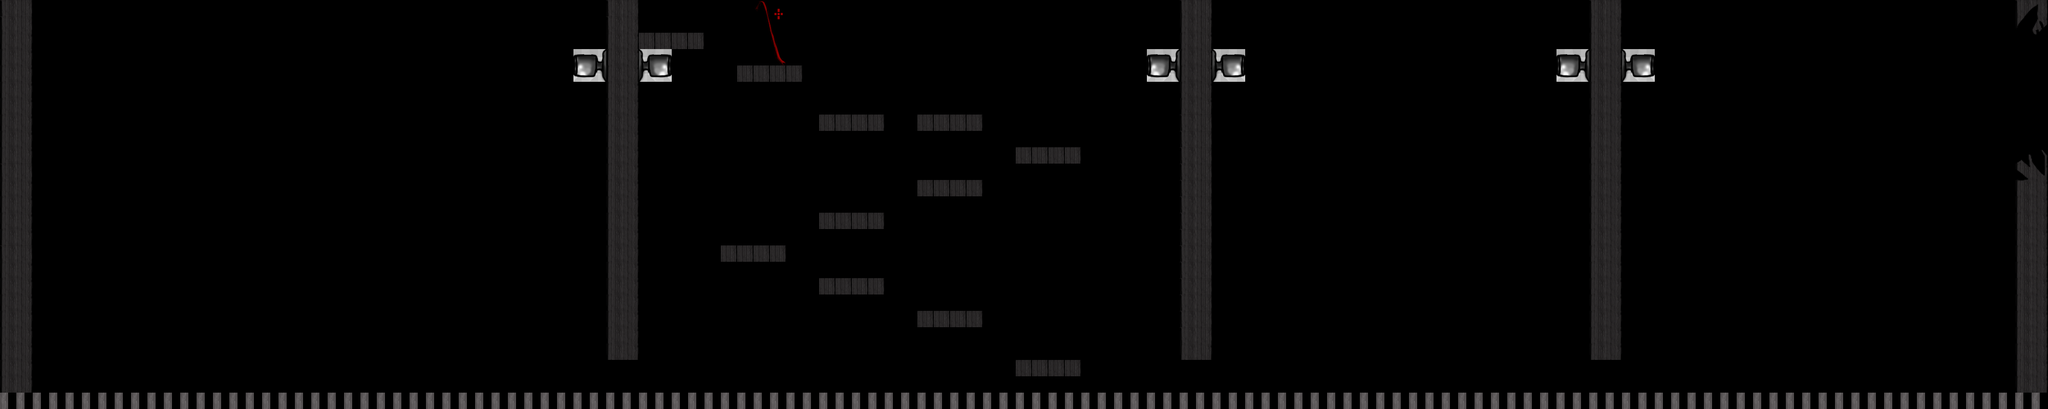

A 2D game scene composited from a Tiled map and its tileset images. What follows is a short description and the map's XML, with each tile layer's data collapsed to a summary:
An orthogonal 125x25 tile map with 32x32 px tiles, 4 tile layers (door_floor, bg, upgrade, stairs).

<map version="1.0" orientation="orthogonal" width="125" height="25" tilewidth="32" tileheight="32">
 <tileset firstgid="1" name="1.2.3" tilewidth="32" tileheight="32">
  <image source="../../Art/tile sheets/room1_home1/1.2.3.png" width="992" height="800" />
 </tileset>
 <layer name="door_floor" width="125" height="25">
  <data>[3125 cells, 353 non-empty, 5 distinct tile ids]</data>
 </layer>
 <layer name="bg" width="125" height="25">
  <data>[3125 cells, 436 non-empty, 420 distinct tile ids]</data>
 </layer>
 <layer name="upgrade" width="125" height="25">
  <data>[3125 cells, 8 non-empty, 8 distinct tile ids]</data>
 </layer>
 <layer name="stairs" width="125" height="25">
  <data>[3125 cells, 91 non-empty, 48 distinct tile ids]</data>
 </layer>
</map>
